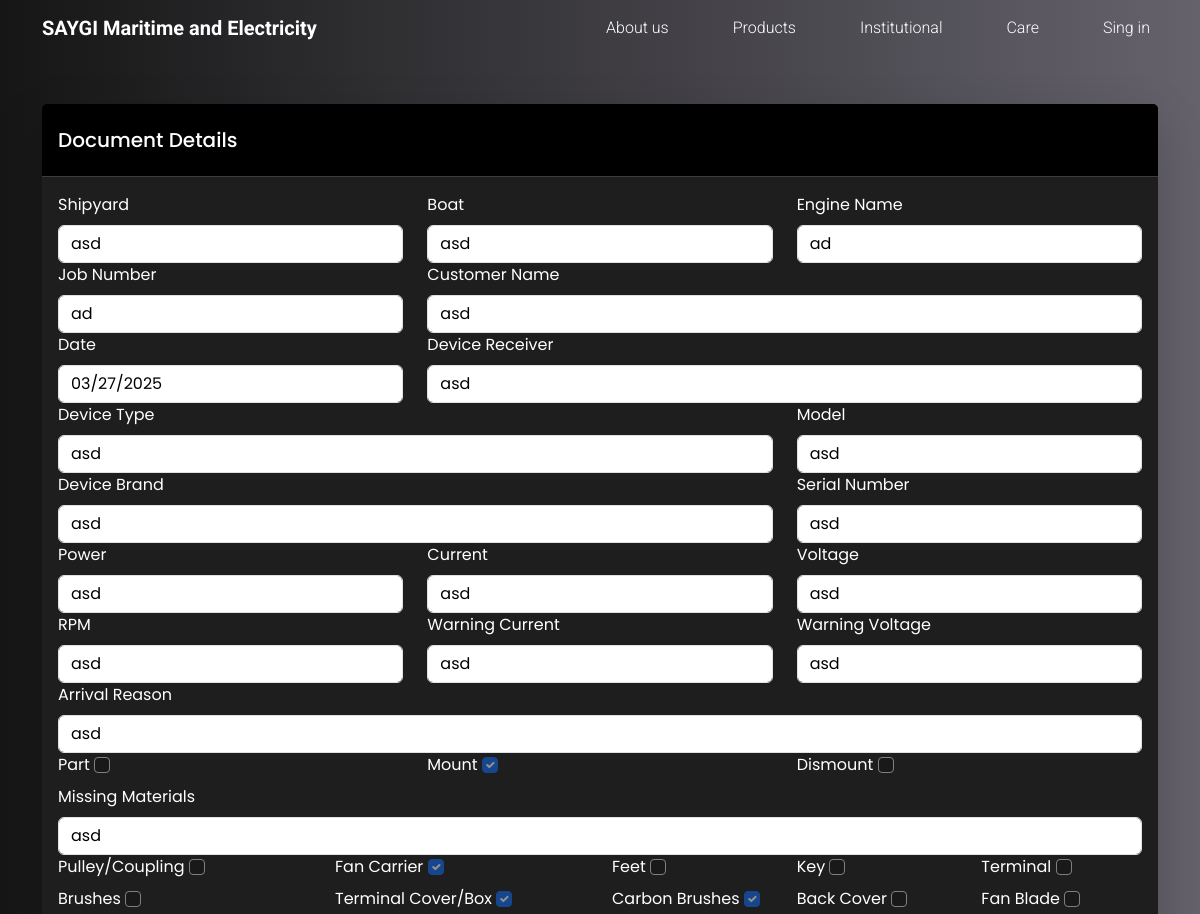
Page /document-view/1/ (upper part) on the earlier database version.
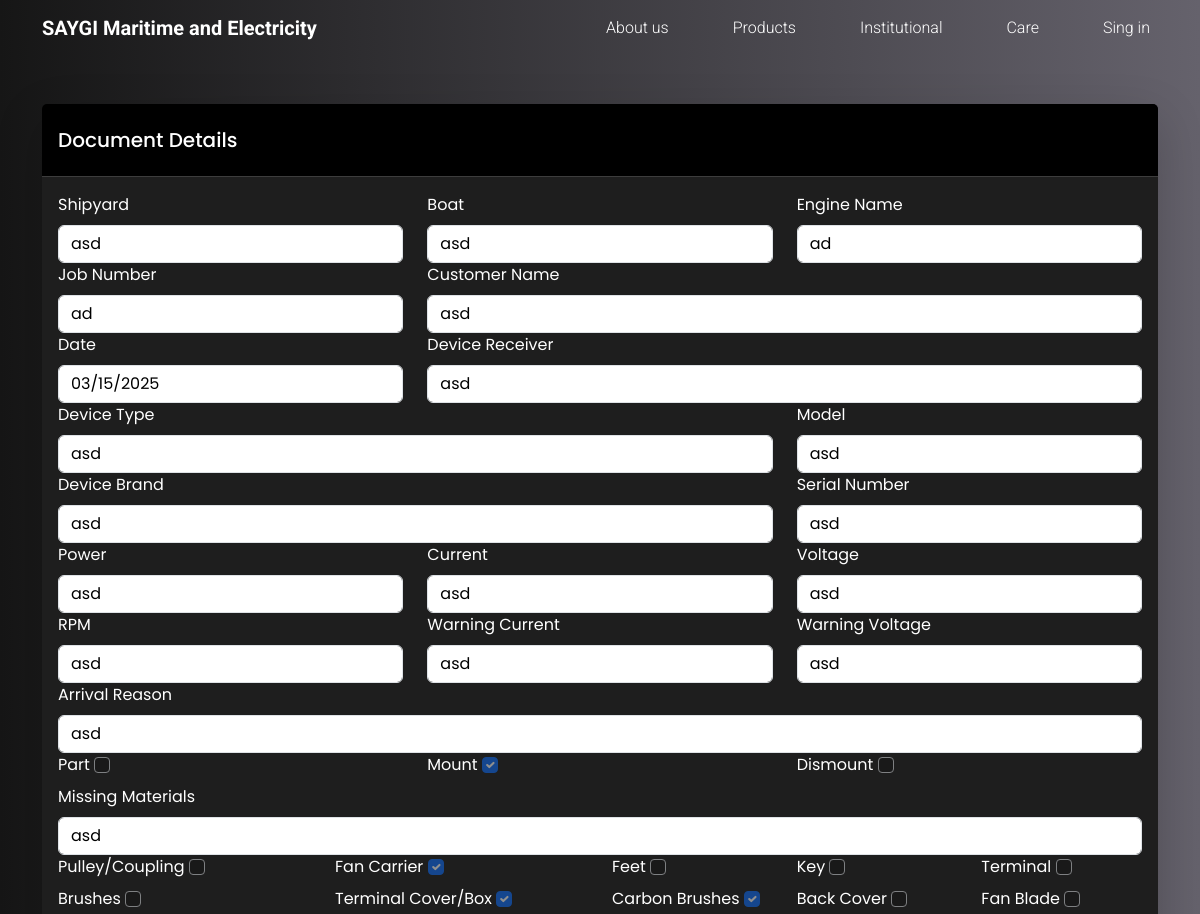
Same page on the later database version.
### jobs/models.py (models this page shows, shortened)
class Document(models.Model):
    shipyard = models.CharField(_("Shipyard"), max_length=255, null=True, blank=True)
    boat = models.CharField(_("Boat"), max_length=255, null=True, blank=True)
    engine_name = models.CharField(
        _("Engine Name"), max_length=255, null=True, blank=True
    )
    job_number = models.CharField(
        _("Job Number"), max_length=255, null=True, blank=True
    )
    customer_name = models.CharField(
        _("Customer Name"), max_length=255, null=True, blank=True
    )
    date = models.DateField(_("Date"), null=True, blank=True, default=date.today)
    device_receiver = models.CharField(
        _("Device Receiver"), max_length=255, null=True, blank=True
    )
    device_type = models.CharField(
        _("Device Type"), max_length=255, null=True, blank=True
    )
    model = models.CharField(_("Model"), max_length=255, null=True, blank=True)
    device_brand = models.CharField(
        _("Device Brand"), max_length=255, null=True, blank=True
    )
    serial_number = models.CharField(
        _("Serial Number"), max_length=255, null=True, blank=True
    )
    power = models.CharField(_("Power"), max_length=255, null=True, blank=True)
    current = models.CharField(_("Current"), max_length=255, null=True, blank=True)
    voltage = models.CharField(_("Voltage"), max_length=255, null=True, blank=True)
    rpm = models.CharField(_("RPM"), max_length=255, null=True, blank=True)
    warning_current = models.CharField(
        _("Warning Current"), max_length=255, null=True, blank=True
    )
    warning_voltage = models.CharField(
        _("Warning Voltage"), max_length=255, null=True, blank=True
    )
    arrival_reason = models.CharField(
        _("Arrival Reason"), max_length=255, null=True, blank=True
    )
    part = models.BooleanField(_("Part"), null=True, blank=True)
    missing_materials = models.CharField(
        _("Missing Materials"), max_length=255, null=True, blank=True
    )
    mount = models.BooleanField(_("Mount"), null=True, blank=True)
    dismount = models.BooleanField(_("Dismount"), null=True, blank=True)
    pulley_coupling = models.BooleanField(_("Pulley/Coupling"), null=True, blank=True)
    fan_carrier = models.BooleanField(_("Fan Carrier"), null=True, blank=True)
    feet = models.BooleanField(_("Feet"), null=True, blank=True)
    key = models.BooleanField(_("Key"), null=True, blank=True)
    terminal = models.BooleanField(_("Terminal"), null=True, blank=True)
    brushes = models.BooleanField(_("Brushes"), null=True, blank=True)
    front_cover = models.BooleanField(_("Front Cover"), null=True, blank=True)
    terminal_cover_box = models.BooleanField(
        _("Terminal Cover/Box"), null=True, blank=True
    )
    carbon_brushes = models.BooleanField(_("Carbon Brushes"), null=True, blank=True)
    back_cover = models.BooleanField(_("Back Cover"), null=True, blank=True)
    fan_blade = models.BooleanField(_("Fan Blade"), null=True, blank=True)
    bearings = models.BooleanField(_("Bearings"), null=True, blank=True)
    front_bearing_number = models.CharField(
        _("Front Bearing Number"), max_length=255, null=True, blank=True
    )
    back_bearing_number = models.CharField(
        _("Back Bearing Number"), max_length=255, null=True, blank=True
    )
    dismounted_by = models.CharField(
        _("Dismounted By"), max_length=255, null=True, blank=True
    )
    dismount_date = models.DateField(_("Dismount Date"), null=True, blank=True)
    wrapped_repaired_by = models.CharField(
        _("Wrapped/Repaired By"), max_length=255, null=True, blank=True
    )
    wrap_repair_date = models.DateField(_("Wrap/Repair Date"), null=True, blank=True)
    mounted_by = models.CharField(
        _("Mounted By"), max_length=255, null=True, blank=True
    )
    mount_date = models.DateField(_("Mount Date"), null=True, blank=True)
    tested_by = models.CharField(_("Tested By"), max_length=255, null=True, blank=True)
    test_date = models.DateField(_("Test Date"), null=True, blank=True)
    insulation_values = models.CharField(_("Insulation Values"), max_length=25)
    operating_current = models.CharField(
        _("Operating Current"), max_length=255, null=True, blank=True
    )
    operating_voltage = models.CharField(
        _("Operating Voltage"), max_length=255, null=True, blank=True
    )
    other_measurement_values = models.CharField(
        _("Other Measurement Values"), max_length=255, null=True, blank=True
    )
    test_devices = models.CharField(
        _("Test Devices"), max_length=255, null=True, blank=True
    )
    performed_operations = models.TextField(_("Performed Operations"), max_length=255)
    created_at = models.DateTimeField(auto_now_add=True)

### jobs/views.py (the view)
# urls.py: path("document-view/<int:id>/", views.document_view, name="document_view"),
def document_view(request, id):
    document = Document.objects.get(id=id)
    fields = get_document_fields(document)
    context = {
        "document": document,
        "fields": fields,
    }
    return render(request, "care/detail.html", context)

### jobs/templates/care/detail.html (shortened to what this page needs)
{% extends "base.html" %}
{% load i18n %}
{% load static %}
{% block content %}
    <div class="container mt-5">
        <div class="row justify-content-center">
            <div class="col-md-12">
                <div class="card border-0 shadow-lg">
                    <div class="card-header bg-black text-white">
                        <h5 class="m-3 ms-0">{% trans "Document Details" %}</h5>
                    </div>
                    <div class="card-body">
                        <div class="row">
                            {% for field in fields %}
                                <div class="col-{{ field.size }}">
                                    <label for="{{ field.name }}" class="form-label">{{ field.label }}</label>
                                    {% if field.type == 'checkbox' %}
                                        <input type="checkbox"
                                               name="{{ field.name }}"
                                               value="true"
                                               {% if field.value %}checked{% endif %}
                                               class="form-check-input"
                                               disabled>
                                    {% elif field.type == 'text' %}
                                        <input type="text"
                                               name="{{ field.name }}"
                                               value="{{ field.value }}"
                                               class="form-control"
                                               disabled>
                                    {% elif field.type == 'date' %}
                                        <input type="date"
                                               name="{{ field.name }}"
                                               value="{{ field.value|date:'Y-m-d' }}"
                                               class="form-control"
                                               disabled>
                                    {% endif %}
                                </div>
                            {% endfor %}
                        </div>
                    </div>
                </div>
            </div>
        </div>
    </div>
{% endblock content %}

Differences in the rows shown:
changed Document "asd": date "03/27/2025" → "03/15/2025"
